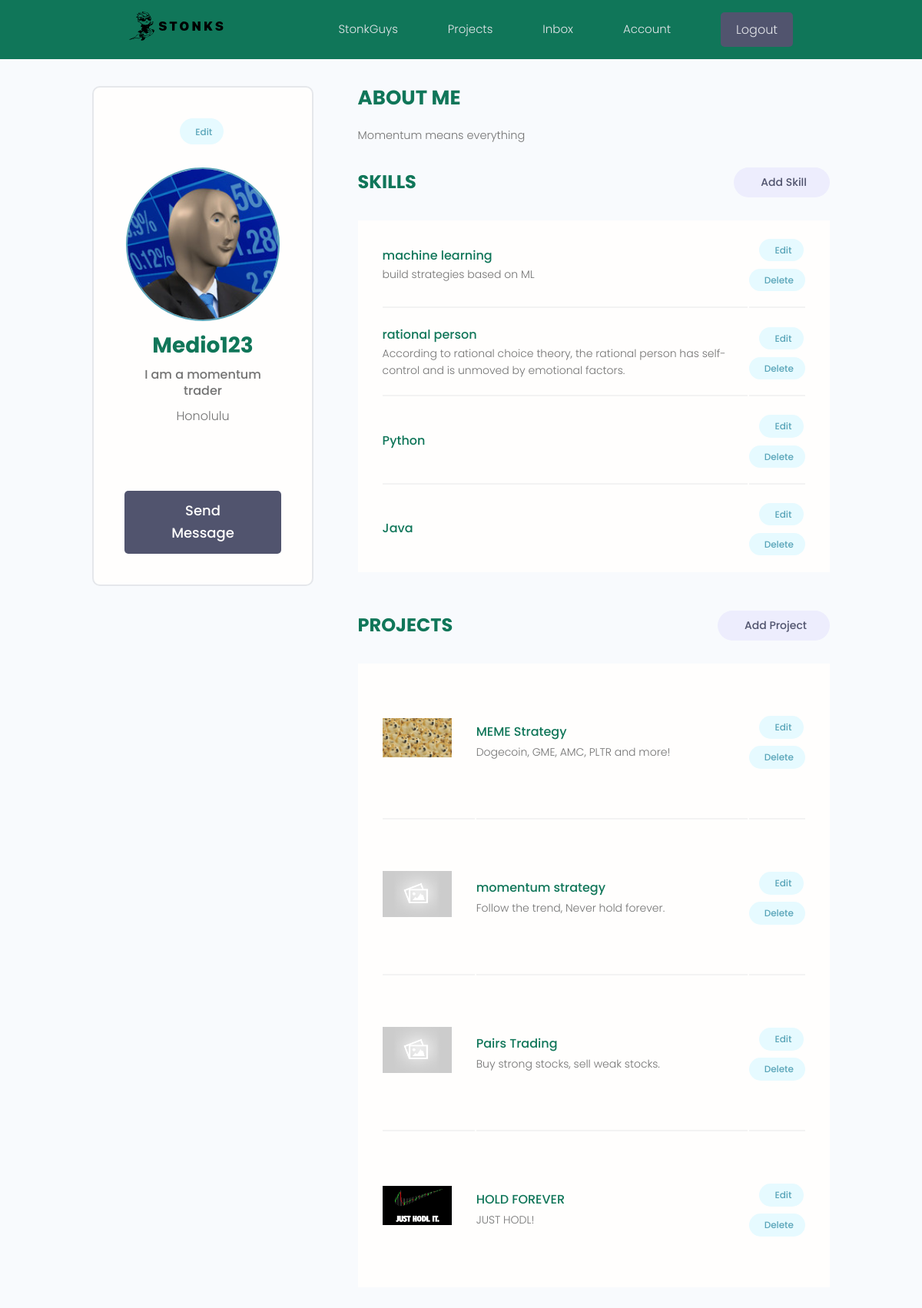
The app's page /account/ (signed in) with its own data.
### users/models.py (models this page shows, shortened)
class Profile(models.Model):
    user = models.OneToOneField(User, on_delete=models.CASCADE, null=True, blank=True)
    username = models.CharField(max_length=200, null=True, blank=True)
    location = models.CharField(max_length=200, null=True, blank=True)
    name = models.CharField(max_length=200, null=True, blank=True)
    email = models.EmailField(max_length=500, null=True, blank=True)
    short_intro = models.CharField(max_length=200, null=True, blank=True)
    bio = models.TextField(null=True, blank=True)
    profile_image = models.ImageField(null=True, blank=True, upload_to='profiles/', default='profiles/default_avatar.jpg')
    social_twitter = models.CharField(max_length=200, null=True, blank=True)
    social_reddit = models.CharField(max_length=200, null=True, blank=True)
    social_youtube = models.CharField(max_length=200, null=True, blank=True)
    social_telegram = models.CharField(max_length=200, null=True, blank=True)
    social_website = models.CharField(max_length=200, null=True, blank=True)
    created = models.DateTimeField(auto_now_add=True)
    id = models.UUIDField(default=uuid.uuid4, unique=True, primary_key=True, editable=False)
    class Meta:
        ordering = ['created']

class Skill(models.Model):
    owner = models.ForeignKey(Profile, on_delete=models.CASCADE, null=True, blank=True)
    name = models.CharField(max_length=200, null=True, blank=True)
    description = models.TextField(null=True, blank=True)
    created = models.DateTimeField(auto_now_add=True)
    id = models.UUIDField(default=uuid.uuid4, unique=True, primary_key=True, editable=False)

### projects/models.py (models this page shows, shortened)
class Project(models.Model):
    owner = models.ForeignKey(Profile, null=True, blank=True, on_delete=models.CASCADE)
    title = models.CharField(max_length=200)
    description = models.TextField(null=True, blank=True)
    featured_image = models.ImageField(null=True, blank=True, default="default.jpg")
    demo_link =  models.CharField(max_length=2000, null=True, blank=True)
    source_link = models.CharField(max_length=2000, null=True, blank=True)
    tags = models.ManyToManyField('Tag', blank=True)
    vote_total = models.IntegerField(default=0, null=True, blank=True)
    vote_ratio = models.IntegerField(default=0, null=True, blank=True)
    created = models.DateTimeField(auto_now_add=True)
    id = models.UUIDField(default=uuid.uuid4, unique=True, primary_key=True, editable=False)
    class Meta:
        ordering = ['-vote_ratio', '-vote_total', '-created']
    @property
    def imageURL(self):
        try:
            url = self.featured_image.url
        except:
            url = ''
        return url

### users/views.py (the view)
# urls.py: path('account/', views.user_account, name="account"),
@login_required(login_url='login')
def user_account(request):
    profile = request.user.profile
    skills = profile.skill_set.all()
    projects = profile.project_set.all()
    context = {'profile': profile, 'skills': skills, 'projects': projects}
    return render(request, 'users/account.html', context)

### users/templates/users/account.html (shortened to what this page needs)
{% extends 'main.html' %}
{% block content %}
<main class="settingsPage profile my-md">
    <div class="container">
      <div class="layout">
        <div class="column column--1of3">
          <div class="card text-center">
            <div class="card__body dev">
              <a class="tag tag--pill tag--main settings__btn" href="{% url 'edit_account' %}"> Edit</a>
              <img class="avatar avatar--xl dev__avatar" src="{{profile.profile_image.url}}" />
              <h2 class="dev__name">{{profile.name}}</h2>
              <p class="dev__title">{{profile.short_intro}}</p>
              <p class="dev__location">{{profile.location}}</p>
              <ul class="dev__social">
              </ul>
              <a href="#" class="btn btn--sub btn--lg">Send Message </a>
            </div>
          </div>
        </div>
        <div class="column column--2of3">
          <div class="devInfo">
            <h3 class="devInfo__title">About Me</h3>
            <p class="devInfo__about">
              {{profile.bio}}
            </p>
          </div>
          <div class="settings">
            <h3 class="settings__title">Skills</h3>
            <a class="tag tag--pill tag--sub settings__btn tag--lg" href="{% url 'create_skill' %}"> Add Skill</a>
          </div>
          <table class="settings__table">
            {% for skill in skills %}
            <tr>
              <td class="settings__tableInfo">
                <h4>{{skill.name}}</h4>
                <p>
                  {{skill.description}}
                </p>
              </td>
              <td class="settings__tableActions">
                <a class="tag tag--pill tag--main settings__btn" href="{% url 'update_skill' skill.id %}?next=/account"> Edit</a>
                <a class="tag tag--pill tag--main settings__btn" href="{% url 'delete_skill' skill.id %}?next=/account">
                  Delete</a>
              </td>
            </tr>
            {% endfor %}
          </table>
          <div class="settings">
            <h3 class="settings__title">Projects</h3>
            <a class="tag tag--pill tag--sub settings__btn tag--lg" href="{% url 'create_project' %}"> Add Project</a>
          </div>
          <table class="settings__table">
            {%for project in projects%}
            <tr>
              <td class="settings__thumbnail">
                <a href="{% url 'project' project.id %}"><img src="{{project.imageURL}}" alt="Project Thumbnail" /></a>
              </td>
              <td class="settings__tableInfo">
                <a href="{% url 'project' project.id %}">{{project.title}}</a>
                <p>
                  {{project.description|slice:"150"}}
                </p>
              </td>
              <td class="settings__tableActions">
                <a class="tag tag--pill tag--main settings__btn" href="{% url 'update_project' project.id %}"> Edit</a>
                <a class="tag tag--pill tag--main settings__btn" href="{% url 'delete_project' project.id %}?next=/account">
                  Delete</a>
              </td>
            </tr>
            {% endfor %}
          </table>
        </div>
      </div>
    </div>
  </main>
  {% endblock content %}

### static/styles/app.css (style rules this page uses)
:root { --color-sub: #107659; }
.btn--sub { background-color: var(--color-sub-light); }
.card { border: 2px solid var(--color-light); }
img { width: 100%; }
.profile .card > .dev { padding: 4rem; }
.dev__avatar { display: block; margin: auto; }
.dev__name { color: var(--color-sub); font-size: 2.8rem; font-weight: 700; margin-top: 1rem; margin-bottom: 0.5rem; }
.dev__title { font-size: 1.6rem; font-weight: 500; line-height: 1.3; }
.dev__location { margin-top: 1rem; }
.dev__social { margin: 3rem 0; list-style: none; display: flex; justify-content: center; gap: 1.5rem; }
.devInfo { margin-bottom: 3rem; }
.devInfo__title, .devInfo__subtitle { font-size: 2.6rem; color: var(--color-sub); text-transform: uppercase; font-weight: 700; margin-bottom: 1.5rem; }
.devInfo__about, .devSkill__info { font-size: 1.45rem; line-height: 1.7; text-align: justify; }
.settingsPage .dev > .settings__btn { display: inline-block; margin-bottom: 3rem; }
.settings { display: flex; justify-content: space-between; align-items: center; }
.settings__title { font-size: 2.4rem; text-transform: uppercase; font-weight: 700; color: var(--color-sub); }
.settings__table { margin-top: 3rem; margin-bottom: 5rem; padding: 0 3rem; background: var(--color-white); }
.settings__table tr { width: 100%; }
.settings__table tr > td { padding: 2rem 0; }
.settings__table tr:not(:last-child) td { border-bottom: 2px solid var(--color-white-light); }
.settings__thumbnail { width: 23%; min-width: 10rem; }
.settings__thumbnail img { padding-right: 3rem; height: 15rem; object-fit: contain; }
.settings__tableInfo { width: 100%; }
.settings__tableInfo h4, .settings__tableInfo a { padding-right: 1rem; width: auto; font-size: 1.6rem; font-weight: 500; color: var(--color-sub); }
.settings__tableInfo p { font-size: 1.4rem; }
.settings__tableActions { text-align: right; }

### static/uikit/styles/modules/_variables.css (style rules this page uses)
:root { --color-main: #5aa5b9; --color-main-light: #e6faff; --color-sub: #3f4156; --color-sub-light: #51546e; --color-sub-lighter: #ededfd; --color-text: #737373; --color-gray: #8b8b8b; --color-light: #e5e7eb; --color-light-gray: #767676; --color-bg: #f8fafd; --color-white: #fffefd; --color-white-light: #f3f3f3; --color-success: #359e64; --color-success-bg: #def8e8; --color-error: #fc4b0b; --color-error-bg: #fff2ee; --font-base: 'Poppins', arial, helvetica, 'Segoe UI', roboto, ubuntu, sans-serif; --font-monospace: 'Fira Code', 'Courier New', courier, monospace; --font-regular: 300; --font-medium: 500; --font-bold: 700; --generic-shadow: 1px 1px 5px #00000010; --generic-transition: all 0.3s ease-in-out; }

### static/uikit/styles/modules/_base.css (style rules this page uses)
* { margin: 0; padding: 0; box-sizing: border-box; text-rendering: optimizeLegibility; color: inherit; font-size: inherit; }
html { font-size: 50%; }
@media only screen and (min-width: 480px) { html { font-size: 56.25%; } }
@media only screen and (min-width: 1200px) { html { font-size: 62.5%; } }
body { line-height: 1.6; font-weight: 400; font-size: 1.5rem; color: var(--color-text); background-color: var(--color-bg); min-height: 100vh; }

### static/uikit/styles/modules/_typography.css (style rules this page uses)
* { font-family: var(--font-base); }
h2 { font-size: 3.6rem; font-weight: var(--font-bold); }
h3 { font-size: 3.2rem; font-weight: var(--font-medium); }
h4 { font-size: 2.8rem; font-weight: var(--font-medium); }
p, span, strong { font-size: 1.6rem; color: var(--color-text); font-weight: var(--font-regular); }
a { padding-bottom: 2px; text-decoration: none; display: inline-block; color: var(--color-main); font-weight: var(--font-medium); }

### static/uikit/styles/modules/_utilities.css (style rules this page uses)
.container { width: 92%; max-width: 165rem; margin: 0 auto; box-sizing: border-box; }
@media screen and (min-width: 1000px) { .container { width: 90%; } }
@media screen and (min-width: 1200px) { .container { width: 80%; } }
.text-center { text-align: center; }
.my-md { margin: 3rem auto; }

### static/uikit/styles/modules/_avatar.css (style rules this page uses)
.avatar { border-radius: 50%; border: 2px solid var(--color-main); object-fit: cover; }
.avatar--xl { height: 20rem; width: 20rem; }

### static/uikit/styles/modules/_card.css (style rules this page uses)
.card { border-radius: 1rem; background-color: var(--color-white); border: 1.5px solid var(--color-light); width: auto; height: auto; margin-top: 0.5rem; margin-bottom: 0.5rem; overflow: hidden; }
.card__body, .card__header { padding: 2rem 2.5rem; }

### static/uikit/styles/modules/_layout.css (style rules this page uses)
.layout { display: flex; flex-flow: row wrap; justify-content: space-between; }
.layout > .column { margin-bottom: 3rem; }
.layout > .column.column--1of3 { flex-basis: 30%; }
.layout > .column.column--2of3 { flex-basis: 64%; }

### records on screen
Profile: profile_image (placeholder picture), name "Medio123", short_intro "I am a momentum trader", location "Honolulu", bio "Momentum means everything"
Skill: name "machine learning", description "build strategies based on ML"
Skill: name "rational person", description "According to rational choice theory, the rational person has self-control and is unmoved by emotional factors."
Skill: name "Python"
Skill: name "Java"
Project: imageURL (picture), title "MEME Strategy", description "Dogecoin, GME, AMC, PLTR and more!"
Project: imageURL (placeholder picture), title "momentum strategy", description "Follow the trend, Never hold forever."
Project: imageURL (placeholder picture), title "Pairs Trading", description "Buy strong stocks, sell weak stocks."
Project: imageURL (picture), title "HOLD FOREVER", description "JUST HODL!"
